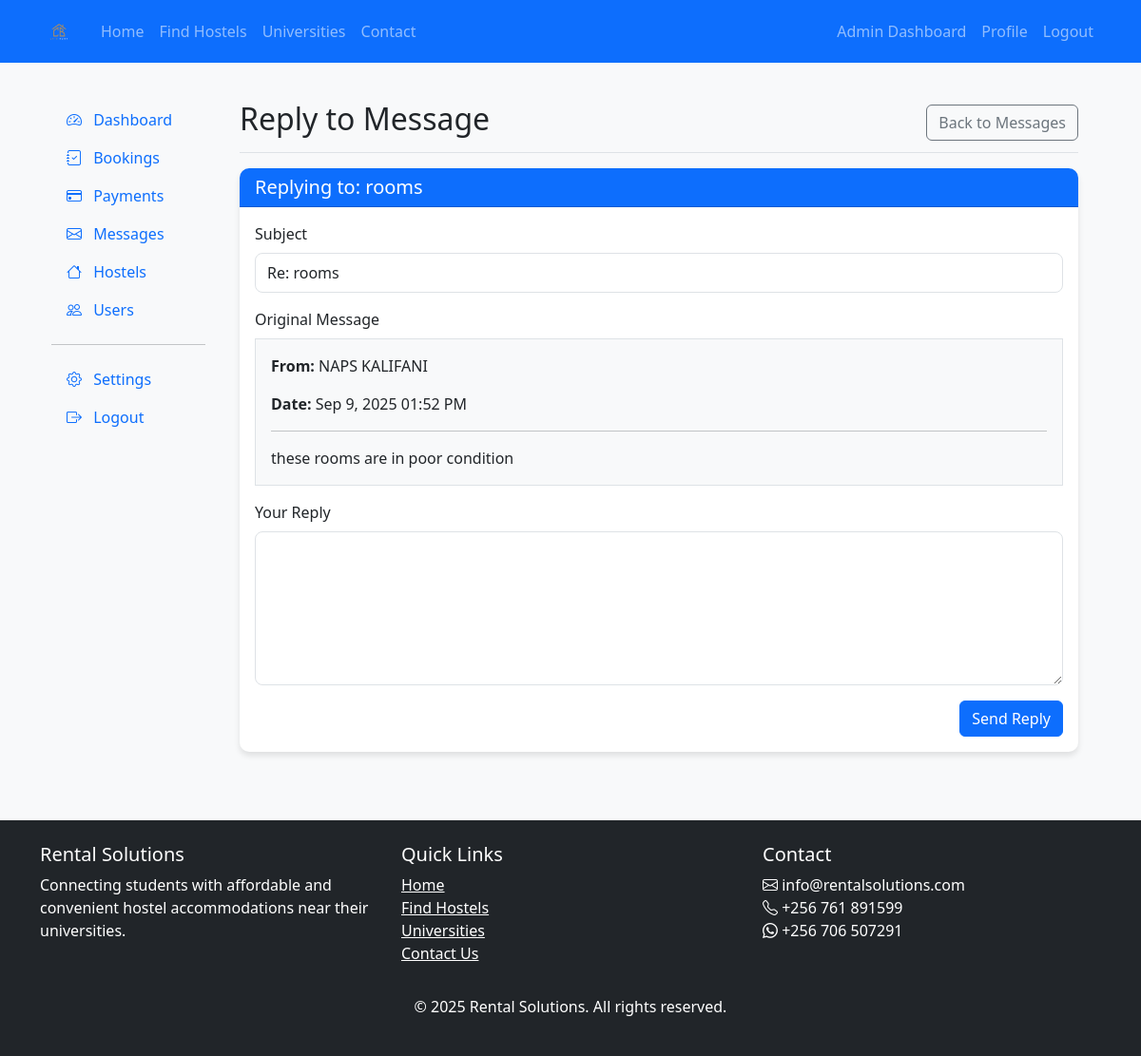
/admin_reply_message.php?id=9 (signed in), run on the app's committed database.
### tables this page shows
CREATE TABLE `messages` (
  `message_id` int(11) NOT NULL,
  `sender_id` int(11) NOT NULL,
  `receiver_id` int(11) NOT NULL,
  `subject` varchar(255) NOT NULL,
  `message` text NOT NULL,
  `is_read` tinyint(1) DEFAULT 0,
  `created_at` timestamp NOT NULL DEFAULT current_timestamp()
);

CREATE TABLE `users` (
  `user_id` int(11) NOT NULL,
  `username` varchar(50) NOT NULL,
  `email` varchar(100) NOT NULL,
  `password` varchar(255) NOT NULL,
  `user_type` enum('student','landlord','admin') NOT NULL,
  `full_name` varchar(100) NOT NULL,
  `phone` varchar(20) NOT NULL,
  `university` varchar(100) DEFAULT NULL,
  `profile_pic` varchar(255) DEFAULT NULL,
  `verified` tinyint(1) DEFAULT 0,
  `created_at` timestamp NOT NULL DEFAULT current_timestamp(),
  `updated_at` timestamp NOT NULL DEFAULT current_timestamp() ON UPDATE current_timestamp(),
  `must_reset_password` tinyint(1) NOT NULL DEFAULT 0
);

### admin_reply_message.php (the view, shortened to what this page needs)
<?php
require_once __DIR__ . '/header.php';
global $conn;
$original_message_id = (int)$_GET['id'];
$query = "SELECT m.*,
          u1.full_name AS sender_name,
          u1.email AS sender_email,
          u1.user_id AS sender_id,
          u2.full_name AS receiver_name,
          u2.user_id AS receiver_id
          FROM messages m
          JOIN users u1 ON m.sender_id = u1.user_id
          JOIN users u2 ON m.receiver_id = u2.user_id
          WHERE m.message_id = ?";
$stmt = $conn->prepare($query);
$stmt->bind_param("i", $original_message_id);
$stmt->execute();
$original_message = $stmt->get_result()->fetch_assoc();
?>
<div class="container-fluid">
    <div class="row">
        <?php require_once __DIR__ . '/admin_sidebar.php'; ?>
        <main class="col-md-9 ms-sm-auto col-lg-10 px-md-4">
            <div class="d-flex justify-content-between flex-wrap flex-md-nowrap align-items-center pt-3 pb-2 mb-3 border-bottom">
                <h1 class="h2">Reply to Message</h1>
                <a href="admin_messages.php" class="btn btn-outline-secondary">Back to Messages</a>
            </div>
            <div class="card mb-4">
                <div class="card-header bg-primary text-white">
                    <h5 class="mb-0">Replying to: <?= htmlspecialchars($original_message['subject']) ?></h5>
                </div>
                <div class="card-body">
                    <form method="POST">
                        <div class="mb-3">
                            <label class="form-label">Subject</label>
                            <input type="text" class="form-control" name="subject"
                                   value="Re: <?= htmlspecialchars($original_message['subject']) ?>" required>
                        </div>
                        <div class="mb-3">
                            <label class="form-label">Original Message</label>
                            <div class="border p-3 bg-light mb-3">
                                <p><strong>From:</strong> <?= htmlspecialchars($original_message['sender_name']) ?></p>
                                <p><strong>Date:</strong> <?= date('M j, Y h:i A', strtotime($original_message['created_at'])) ?></p>
                                <hr>
                                <?= nl2br(htmlspecialchars($original_message['message'])) ?>
                            </div>
                        </div>
                        <div class="mb-3">
                            <label class="form-label">Your Reply</label>
                            <textarea class="form-control" name="message" rows="6" required></textarea>
                        </div>
                        <div class="d-flex justify-content-end">
                            <button type="submit" class="btn btn-primary">Send Reply</button>
                        </div>
                    </form>
                </div>
            </div>
        </main>
    </div>
</div>
<?php require_once __DIR__ . '/footer.php'; ?>

### style.css (style rules this page uses)
body { font-family: 'Segoe UI', Tahoma, Geneva, Verdana, sans-serif; background-color: #f8f9fa; }
.card { border: none; border-radius: 10px; box-shadow: 0 4px 6px rgba(0, 0, 0, 0.1); transition: transform 0.3s ease; }
.card-header { border-radius: 10px 10px 0 0 !important; }
.btn-primary { background-color: #0d6efd; border-color: #0d6efd; }
.form-control, .form-select { border-radius: 8px; padding: 0.5rem 0.75rem; }
.bg-primary { background-color: #0d6efd !important; }

### data on the page
messages: subject "rooms", subject "Re: rooms", sender.full_name "NAPS KALIFANI", created_at "Sep 9, 2025 01:52 PM", message "these rooms are in poor condition"
